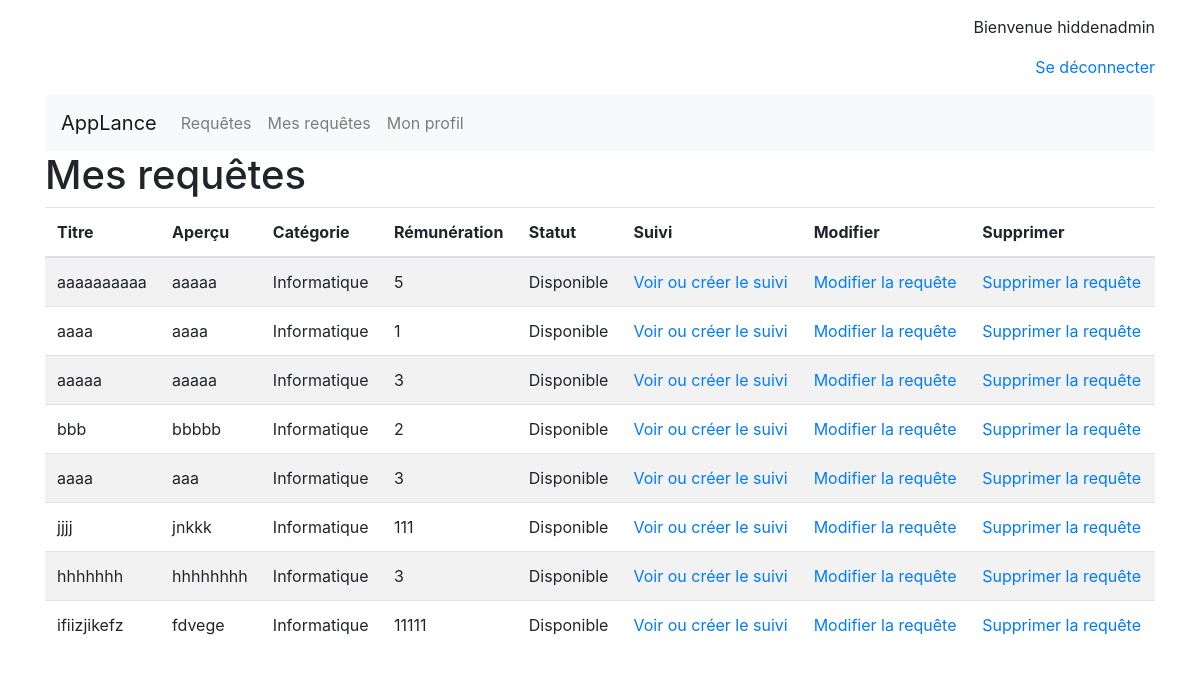
Screenshot of /mes_requetes/ (signed in) with the database file from the repository.
### app/models.py (models this page shows, shortened)
class Utilisateur(AbstractUser):
	sexeUtilisateur = models.CharField(max_length=1, default="Masculin", choices=sexeUtilisateur, verbose_name="Sexe")
	fiabiliteUtilisateur = models.IntegerField(default = 0, verbose_name="Fiabilité")
	zoneUtilisateur = models.ForeignKey('ZoneGeographique', null=True, blank=True, on_delete=models.CASCADE, verbose_name="Région")
	class Meta:
		unique_together = ('email',)
		verbose_name = "Utilisateur"

class Requete(models.Model):
	idRequete = models.AutoField(primary_key=True)
	dateRequete = models.DateTimeField(default=timezone.now, editable=False, verbose_name="Date")
	titreRequete = models.CharField(max_length=100, verbose_name="Titre")
	texteRequete = models.TextField(verbose_name="Texte")
	remunerationRequete = models.IntegerField(verbose_name="Rémunération")
	statutRequete = models.CharField(max_length=42, choices=typeStatutRequete,default="Disponible", verbose_name="Statut")
	categorieRequete = models.ForeignKey('CategorieRequete', on_delete=models.CASCADE, verbose_name="Catégorie")
	demandeurRequete = models.ForeignKey('Utilisateur', null=True, blank=True, on_delete=models.CASCADE, related_name='idDemandeurRequete', verbose_name="Pseudo demandeur")
	repondeurRequete = models.ForeignKey('Utilisateur', null=True, blank=True, on_delete=models.CASCADE, related_name='idRepondeurRequete', verbose_name="Pseudo Répondeur")
	class Meta:
		verbose_name = "Requête"
		ordering = ['-dateRequete']

class CategorieRequete(models.Model):
	idCategorieRequete = models.AutoField(primary_key=True)
	nomCategorieRequete = models.CharField(max_length=100, verbose_name="Nom de la catégorie")
	def __str__(self):
		return self.nomCategorieRequete
	class Meta:
		verbose_name = "Catégorie"

### app/views.py (the view)
# urls.py: url(r'^mes_requetes/$', views.mes_requetes, name ='mes_requetes'),
@login_required
def mes_requetes(request):
	user = request.user
	mes_requetes = Requete.objects.filter(demandeurRequete=user.pk)
	return render(request, 'app/mes_requetes.html', {'mes_requetes':mes_requetes})

### app/templates/app/mes_requetes.html (shortened to what this page needs)
{% extends 'app/base.html' %}
{% block content %}
<h1>Mes requêtes</h1>
<table class="table table-striped table-hover ">
	<thead>
	<tr>
		<th>Titre</th>
		<th>Aperçu</th>
		<th>Catégorie</th>
		<th>Rémunération</th>
		<th>Statut</th>
		<th>Suivi</th>
		<th>Modifier</th>
		<th>Supprimer</th>
	</tr>
	</thead>
	<tbody>
	{% for requete in mes_requetes %}
		<tr>
			<td>{{ requete.titreRequete }}</td>
			<td>{{ requete.texteRequete|truncatewords_html:100 }}</td>
			<td>{{ requete.categorieRequete }}</td>
			<td>{{ requete.remunerationRequete }}</td>
			<td>{{ requete.statutRequete }}</td>
			<td><a href="{% url 'suivi' requete.idRequete%}">Voir ou créer le suivi</a></td>
			<td><a href="{% url 'editer_requete' requete.idRequete %}">Modifier la requête</a></td>
			<td><a href="{% url 'supprimer_requete' requete.idRequete %}">Supprimer la requête</a></td>
		</tr>
	{% empty %}
		<p>Aucune requête.</p>
	{% endfor %}
	</table>
{% endblock %}

### app/templates/app/base.html (shortened to what this page needs)
<!DOCTYPE html>
<html>
<head>
<link href="https://stackpath.bootstrapcdn.com/bootstrap/4.1.1/css/bootstrap.min.css" rel="stylesheet">
</head>
<body>
<div class="container" style="margin-top:15px; margin-bottom:15px;">
	{% if user.is_authenticated %}
<p align = "right">Bienvenue {{ user.username }} </p>
<p align = "right"><a href="{% url 'logout' %}">Se déconnecter</a></p>
	{% else %}
<p align = "right">Vous n'êtes pas connecté(e)</p>
<p align = "right"><a href="{% url 'login' %}">Connexion</a></p>
<p align = "right"><a href="{% url 'inscription' %}">Inscription</a></p>
	{% endif %}
<nav class="navbar navbar-expand-lg navbar-light bg-light">
  <div class="collapse navbar-collapse" id="navbarTogglerDemo01">
    <a class="navbar-brand" href='/'>AppLance</a>
    <ul class="navbar-nav mr-auto mt-2 mt-lg-0">
      <li class="nav-item">
        <a class="nav-link" href="{% url 'liste_requete' %}">Requêtes<span class="sr-only">(current)</span></a>
      </li>
      <li class="nav-item">
        <a class="nav-link" href="{% url 'mes_requetes' %}">Mes requêtes<span class="sr-only">(current)</span></a>
      </li>
      <li class="nav-item">
        <a class="nav-link" href="{% url 'mon_profil' %}">Mon profil<span class="sr-only">(current)</span></a>
      </li>
    </ul>
  </div>
</nav>
  <main>
    {% block content %}
    {% endblock %}
  </main>
</div>
</body>
</html>

### rows the page displays
Utilisateur: username "hiddenadmin"
Requete: titreRequete "aaaaaaaaaa", texteRequete "aaaaa", categorieRequete "Informatique", remunerationRequete "5", statutRequete "Disponible"
Requete: titreRequete "aaaa", texteRequete "aaaa", categorieRequete "Informatique", remunerationRequete "1", statutRequete "Disponible"
Requete: titreRequete "aaaaa", texteRequete "aaaaa", categorieRequete "Informatique", remunerationRequete "3", statutRequete "Disponible"
Requete: titreRequete "bbb", texteRequete "bbbbb", categorieRequete "Informatique", remunerationRequete "2", statutRequete "Disponible"
Requete: titreRequete "aaaa", texteRequete "aaa", categorieRequete "Informatique", remunerationRequete "3", statutRequete "Disponible"
Requete: titreRequete "jjjj", texteRequete "jnkkk", categorieRequete "Informatique", remunerationRequete "111", statutRequete "Disponible"
Requete: titreRequete "hhhhhhh", texteRequete "hhhhhhhh", categorieRequete "Informatique", remunerationRequete "3", statutRequete "Disponible"
Requete: titreRequete "ifiizjikefz", texteRequete "fdvege", categorieRequete "Informatique", remunerationRequete "11111", statutRequete "Disponible"
